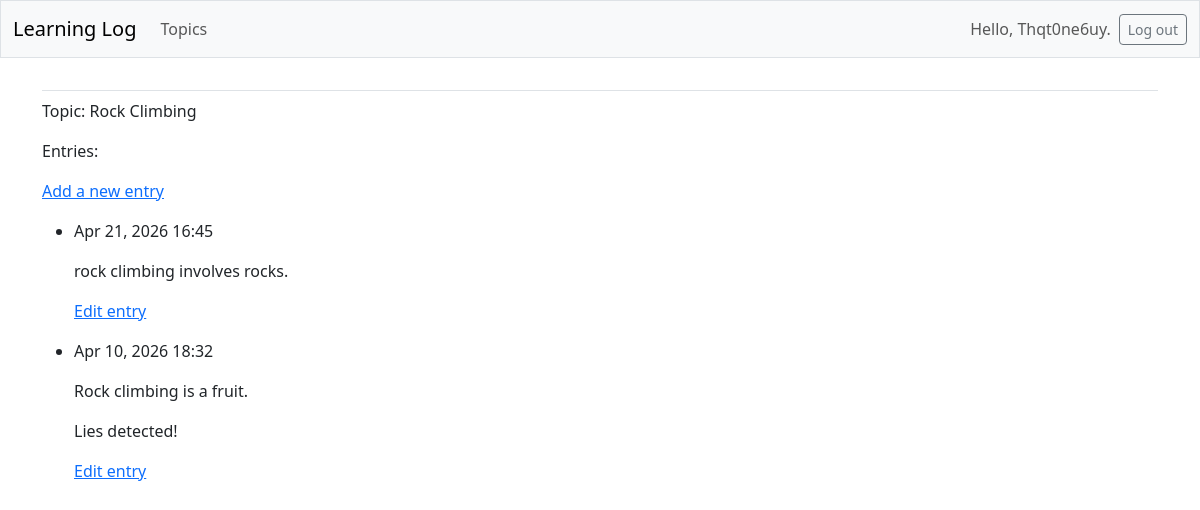
The page /topics/2/ (signed in) on the database its author committed.
### learning_logs/models.py (models this page shows, shortened)
class Topic(models.Model):
    text = models.CharField(max_length=200)
    date_added = models.DateTimeField(auto_now_add=True)
    owner = models.ForeignKey(User, on_delete=models.CASCADE)

class Entry(models.Model):
    topic = models.ForeignKey(Topic, on_delete=models.CASCADE)
    text = models.TextField()
    date_added = models.DateTimeField(auto_now_add=True)
    class Meta:
        verbose_name_plural = 'entries'

### learning_logs/views.py (the view)
# urls.py: path('topics/<int:topic_id>/', views.topic, name='topic'),
@login_required
def topic (request, topic_id):
    topic = Topic.objects.get(id=topic_id)
    if topic.owner != request.user:
        raise Http404
    entries = topic.entry_set.order_by('-date_added')
    context = {'topic': topic, 'entries': entries}
    return render(request, 'learning_logs/topic.html', context)

### learning_logs/templates/learning_logs/topic.html
{% extends 'learning_logs/base.html' %}
{% block content %}
  <p>Topic: {{ topic.text }}</p>
  <p>Entries:</p>
  <p>
    <a href="{% url 'learning_logs:new_entry' topic.id %}">Add a new entry</a>
  </p>
  <ul>
    {% for entry in entries %}
      <li>
        <p>{{entry.date_added|date:'M d, Y H:i' }}</p>
        <p>{{ entry.text|linebreaks }}</p>
        <p>
          <a href="{% url 'learning_logs:edit_entry' entry.id %}">
            Edit entry</a></p>
      </li>
    {% empty %}
      <li>There are no entries for this topic yet.</li>
    {% endfor %}
  </ul>
{% endblock content %}

### learning_logs/templates/learning_logs/base.html (shortened to what this page needs)
<!doctype html>
<html lang="en">
<head>
  {% load django_bootstrap5 %}
  {% bootstrap_css %}
</head>
<body>
  <nav class="navbar navbar-expand-md navbar-light bg-light mb-4 border">
    <div class="container-fluid">
      <a class="navbar-brand" href="{% url 'learning_logs:index' %}">
          Learning Log</a>
      <div class="collapse navbar-collapse" id="navbarCollapse">
        <ul class="navbar-nav me-auto mb-2 mb-md-0">
          <li class="nav-item">
            <a class="nav-link" href="{% url 'learning_logs:topics' %}">
              Topics</a></li>
        </ul>
        <ul class="navbar-nav ms-auto mb-2 mb-md-0">
          {% if user.is_authenticated %}
            <li class="nav-item">
              <span class="navbar-text me-2">Hello, {{ user.username }}.
                </span></li>
          {% endif %}
        </ul>
        {% if user.is_authenticated %}
          <form action="{% url 'accounts:logout' %}" method='post'>
            <button name='submit' class='btn btn-outline-secondary btn-sm'>
              Log out</button>
          </form>
        {% endif %}
      </div>
    </div>
  </nav>
  <main class="container">
    <div class="pb-2 mb-2 border-bottom">
    </div>
    <div>
      {% block content %}{% endblock content %}
    </div>
  </main>
</body>
</html>

### rows shown on the page
Topic: text "Rock Climbing"
Entry: date_added "Apr 21, 2026 16:45", text "rock climbing involves rocks."
Entry: date_added "Apr 10, 2026 18:32", text "Rock climbing is a fruit. Lies detected!"

### other values the page prints
{{ user.username }} "Thqt0ne6uy"
